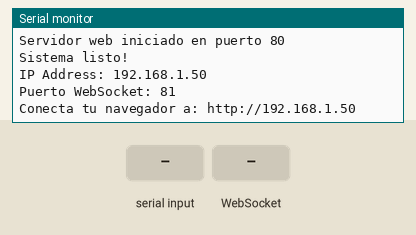
Recording of a sketch running on a simulated ESP32. On the bench: the last lines printed to the serial monitor. The inputs (shaded band) are chosen by the test bench. WiFi joins after 1.5 s; servers stay silent unless stated.

Above: at 3.7 s.
3.8 s: "1\n" received over the second serial link
At 4.6 s:
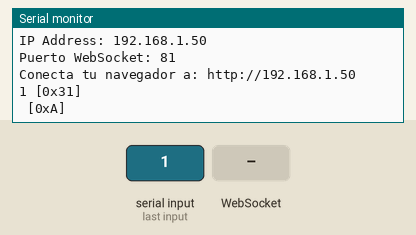
5.3 s: WebSocket text "1" received
At 5.9 s:
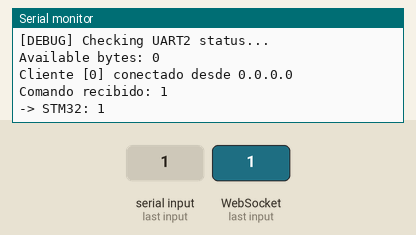
6.8 s: "0\n" received over the second serial link
At 7.9 s:
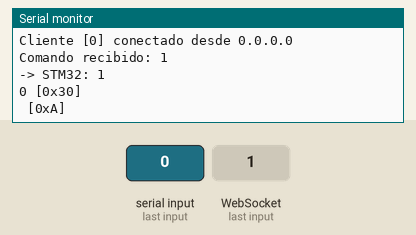
8.3 s: WebSocket text "0" received
At 9.2 s:
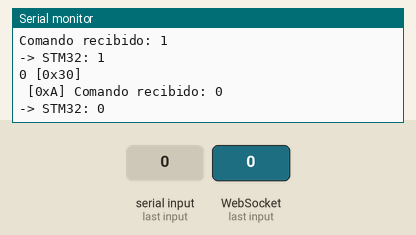

Measured:
- after the input at 3.8 s, the serial monitor: prints a new line at once (image 1)
- after the input at 5.3 s, the serial monitor: prints a new line at once (image 2)
- after the input at 6.8 s, the serial monitor: prints a new line at once (image 3)
- after the input at 8.3 s, the serial monitor: prints a new line at once (image 4)

The sketch:

uart_bridge.ino
```cpp
/*
 * ESP32 UART Bridge para CNC Monitor
 * Actúa como puente entre STM32 (CNC) y PC vía WiFi/Serial
 *
 * Conexiones físicas requeridas:
 * ESP32 GPIO16 (RX2) -> STM32F103 PA2 (USART2_TX)
 * ESP32 GPIO17 (TX2) -> STM32F103 PA3 (USART2_RX)
 * ESP32 GND         -> STM32F103 GND (IMPORTANTE!)
 *
 * Configuración UART: 115200 baud, 8N1
 *
 * Autor: Bridge para proyecto CNC
 * Fecha: Agosto 2025
 */

#include <WiFi.h>
#include <WebServer.h>
#include <WebSocketsServer.h>

// Configuración WiFi - CAMBIA ESTOS VALORES
const char* ssid = "BRUNO-WIN";
const char* password = "pirum11111";

// Configuración UART para comunicación con STM32
#define STM32_UART_BAUD 115200
#define STM32_RX_PIN 16  // GPIO16 -> conectar a STM32F103 PA2 (USART2_TX)
#define STM32_TX_PIN 17  // GPIO17 -> conectar a STM32F103 PA3 (USART2_RX)

// Servidores
WebServer server(80);
WebSocketsServer webSocket(81);

// Buffers para datos
String serialBuffer = "";
bool clientConnected = false;

void setup() {
  // Inicializar UART0 (debug/monitor)
  Serial.begin(115200);

  // Inicializar UART2 para comunicación con STM32
  Serial2.begin(STM32_UART_BAUD, SERIAL_8N1, STM32_RX_PIN, STM32_TX_PIN);

  delay(1000);
  Serial.println("\n=== ESP32 CNC UART Bridge ===");
  Serial.println("UART2 Config:");
  Serial.print("- Baud: ");
  Serial.println(STM32_UART_BAUD);
  Serial.print("- RX Pin (ESP32): ");
  Serial.print(STM32_RX_PIN);
  Serial.println(" -> conectar a STM32 PA2 (TX)");
  Serial.print("- TX Pin (ESP32): ");
  Serial.print(STM32_TX_PIN);
  Serial.println(" -> conectar a STM32 PA3 (RX)");

  // Configurar WiFi
  setupWiFi();

  // Configurar servidor web
  setupWebServer();

  // Configurar WebSocket
  webSocket.begin();
  webSocket.onEvent(webSocketEvent);

  Serial.println("Sistema listo!");
  Serial.print("IP Address: ");
  Serial.println(WiFi.localIP());
  Serial.println("Puerto WebSocket: 81");
  Serial.println("Conecta tu navegador a: http://" + WiFi.localIP().toString());
}

void loop() {
  // Manejar conexiones
  server.handleClient();
  webSocket.loop();

  // Leer datos del STM32 y enviar por WebSocket
  readFromSTM32();

  // Pequeña pausa para no saturar
  delay(10);
}

void setupWiFi() {
  WiFi.begin(ssid, password);
  Serial.print("Conectando a WiFi");

  while (WiFi.status() != WL_CONNECTED) {
    delay(500);
    Serial.print(".");
  }

  Serial.println();
  Serial.println("WiFi conectado!");
  Serial.print("IP: ");
  Serial.println(WiFi.localIP());
}

void setupWebServer() {
  // Página principal
  server.on("/", HTTP_GET, []() {
    server.send(200, "text/html", getWebPage());
  });

  // API para enviar comandos
  server.on("/send", HTTP_POST, []() {
    if (server.hasArg("command")) {
      String command = server.arg("command");
      sendToSTM32(command);
      server.send(200, "text/plain", "Comando enviado: " + command);
    } else {
      server.send(400, "text/plain", "Error: falta parámetro 'command'");
    }
  });

  // Estado del sistema
  server.on("/status", HTTP_GET, []() {
    String status = "{\n";
    status += "  \"wifi_connected\": " + String(WiFi.status() == WL_CONNECTED ? "true" : "false") + ",\n";
    status += "  \"client_connected\": " + String(clientConnected ? "true" : "false") + ",\n";
    status += "  \"ip_address\": \"" + WiFi.localIP().toString() + "\",\n";
    status += "  \"uart_baud\": " + String(STM32_UART_BAUD) + "\n";
    status += "}";
    server.send(200, "application/json", status);
  });

  server.begin();
  Serial.println("Servidor web iniciado en puerto 80");
}

void webSocketEvent(uint8_t num, WStype_t type, uint8_t * payload, size_t length) {
  switch(type) {
    case WStype_DISCONNECTED:
      Serial.printf("Cliente [%u] desconectado\n", num);
      clientConnected = false;
      break;

    case WStype_CONNECTED:
      {
        IPAddress ip = webSocket.remoteIP(num);
        Serial.printf("Cliente [%u] conectado desde %d.%d.%d.%d\n",
                     num, ip[0], ip[1], ip[2], ip[3]);
        clientConnected = true;

        // Enviar mensaje de bienvenida
        webSocket.sendTXT(num, "ESP32 CNC Monitor conectado\n");
      }
      break;

    case WStype_TEXT:
      {
        String command = String((char*)payload);
        command.trim();
        Serial.printf("Comando recibido: %s\n", command.c_str());
        sendToSTM32(command);
      }
      break;

    default:
      break;
  }
}

void readFromSTM32() {
  while (Serial2.available()) {
    char c = Serial2.read();

    // Debug: mostrar byte recibido en hexadecimal también
    Serial.print(c);
    Serial.print(" [0x");
    Serial.print((uint8_t)c, HEX);
    Serial.print("] ");

    // Enviar por WebSocket si hay clientes conectados
    if (clientConnected) {
      String data = String(c);
      webSocket.broadcastTXT(data);
    }
  }

  // Debug: cada 5 segundos, verificar si hay datos pendientes
  static unsigned long lastCheck = 0;
  if (millis() - lastCheck > 5000) {
    lastCheck = millis();
    Serial.println("\n[DEBUG] Checking UART2 status...");
    Serial.print("Available bytes: ");
    Serial.println(Serial2.available());
  }
}

void sendToSTM32(String command) {
  // Asegurar que termine con \n
  if (!command.endsWith("\n")) {
    command += "\n";
  }

  // Enviar al STM32
  Serial2.print(command);

  // Log local
  Serial.print("-> STM32: ");
  Serial.print(command);

  // Confirmar por WebSocket
  if (clientConnected) {
    webSocket.broadcastTXT("SENT: " + command);
  }
}

String getWebPage() {
  return R"html(
<!DOCTYPE html>
<html>
<head>
    <meta charset="UTF-8">
    <title>ESP32 CNC Monitor</title>
    <style>
        body { font-family: Arial, sans-serif; margin: 20px; background: #f0f0f0; }
        .container { max-width: 800px; margin: 0 auto; background: white; padding: 20px; border-radius: 10px; box-shadow: 0 2px 10px rgba(0,0,0,0.1); }
        .header { text-align: center; color: #333; border-bottom: 2px solid #007bff; padding-bottom: 10px; margin-bottom: 20px; }
        .status { background: #e7f3ff; padding: 10px; border-radius: 5px; margin-bottom: 20px; }
        .terminal { background: #000; color: #00ff00; font-family: monospace; height: 400px; overflow-y: scroll; padding: 10px; border-radius: 5px; white-space: pre-wrap; }
        .input-area { margin-top: 10px; display: flex; gap: 10px; }
        input[type="text"] { flex: 1; padding: 10px; border: 1px solid #ddd; border-radius: 5px; font-family: monospace; }
        button { padding: 10px 20px; background: #007bff; color: white; border: none; border-radius: 5px; cursor: pointer; }
        button:hover { background: #0056b3; }
        .quick-commands { margin-top: 10px; }
        .quick-commands button { margin: 5px; background: #28a745; }
        .quick-commands button:hover { background: #1e7e34; }
        .connected { color: #28a745; }
        .disconnected { color: #dc3545; }
    </style>
</head>
<body>
    <div class="container">
        <div class="header">
            <h1>🔧 ESP32 CNC Monitor</h1>
            <p>Monitor y control remoto para CNC via WiFi</p>
        </div>

        <div class="status">
            <strong>Estado de conexión:</strong> <span id="connectionStatus" class="disconnected">Desconectado</span><br>
            <strong>Comandos enviados:</strong> <span id="commandCount">0</span><br>
            <strong>IP ESP32:</strong> <span id="ipAddress">Obteniendo...</span>
        </div>

        <div id="terminal" class="terminal">ESP32 CNC Monitor - Conectando...\n</div>

        <div class="input-area">
            <input type="text" id="commandInput" placeholder="Escribe comando G-code aquí (ej: G1 X10 Y10 F1000)" onkeypress="handleEnter(event)">
            <button onclick="sendCommand()">Enviar</button>
            <button onclick="clearTerminal()">Limpiar</button>
        </div>

        <div class="quick-commands">
            <strong>Comandos rápidos:</strong><br>
            <button onclick="sendQuickCommand('G28')">Home (G28)</button>
            <button onclick="sendQuickCommand('M114')">Posición (M114)</button>
            <button onclick="sendQuickCommand('M105')">Estado (M105)</button>
            <button onclick="sendQuickCommand('M84')">Desactivar Motores</button>
            <button onclick="sendQuickCommand('G1 X10 Y10 F1000')">Test Move</button>
            <button onclick="sendQuickCommand('G21')">Modo mm</button>
            <button onclick="sendQuickCommand('G90')">Modo Absoluto</button>
        </div>
    </div>

    <script>
        let ws;
        let commandCount = 0;

        function connectWebSocket() {
            const protocol = window.location.protocol === 'https:' ? 'wss:' : 'ws:';
            ws = new WebSocket(protocol + '//' + window.location.hostname + ':81');

            ws.onopen = function() {
                document.getElementById('connectionStatus').textContent = 'Conectado';
                document.getElementById('connectionStatus').className = 'connected';
                addToTerminal('WebSocket conectado al ESP32\n');
            };

            ws.onmessage = function(event) {
                addToTerminal(event.data);
            };

            ws.onclose = function() {
                document.getElementById('connectionStatus').textContent = 'Desconectado';
                document.getElementById('connectionStatus').className = 'disconnected';
                addToTerminal('Conexión perdida. Reintentando en 3 segundos...\n');
                setTimeout(connectWebSocket, 3000);
            };

            ws.onerror = function() {
                addToTerminal('Error de conexión WebSocket\n');
            };
        }

        function addToTerminal(text) {
            const terminal = document.getElementById('terminal');
            terminal.textContent += text;
            terminal.scrollTop = terminal.scrollHeight;
        }

        function sendCommand() {
            const input = document.getElementById('commandInput');
            const command = input.value.trim();

            if (command && ws && ws.readyState === WebSocket.OPEN) {
                ws.send(command);
                commandCount++;
                document.getElementById('commandCount').textContent = commandCount;
                input.value = '';
                addToTerminal('>>> ' + command + '\n');
            }
        }

        function sendQuickCommand(command) {
            if (ws && ws.readyState === WebSocket.OPEN) {
                ws.send(command);
                commandCount++;
                document.getElementById('commandCount').textContent = commandCount;
                addToTerminal('>>> ' + command + '\n');
            }
        }

        function clearTerminal() {
            document.getElementById('terminal').textContent = '';
        }

        function handleEnter(event) {
            if (event.key === 'Enter') {
                sendCommand();
            }
        }

        // Obtener IP del ESP32
        fetch('/status')
            .then(response => response.json())
            .then(data => {
                document.getElementById('ipAddress').textContent = data.ip_address;
            })
            .catch(error => {
                document.getElementById('ipAddress').textContent = 'Error obteniendo IP';
            });

        // Conectar WebSocket al cargar la página
        connectWebSocket();
    </script>
</body>
</html>
)html";
}
```
